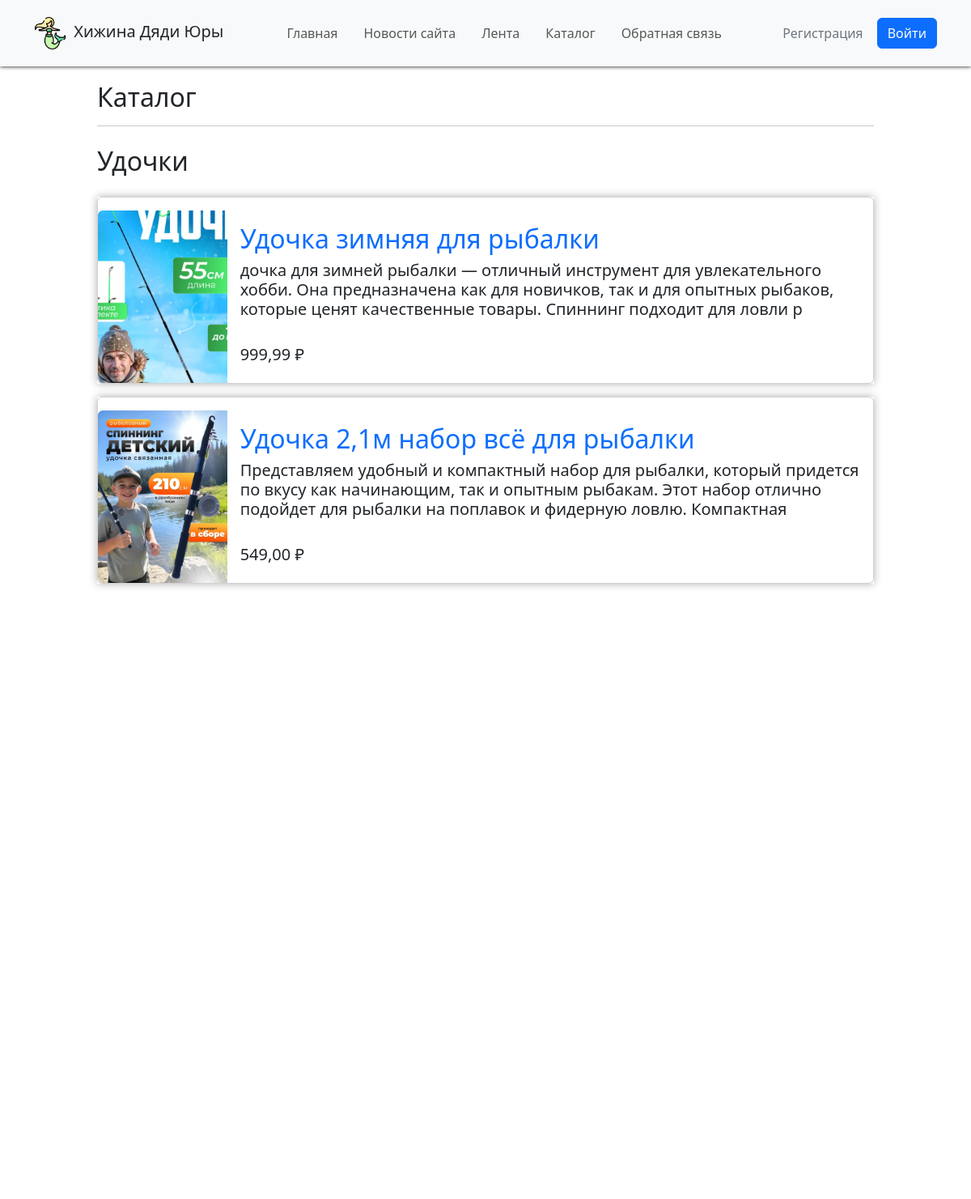
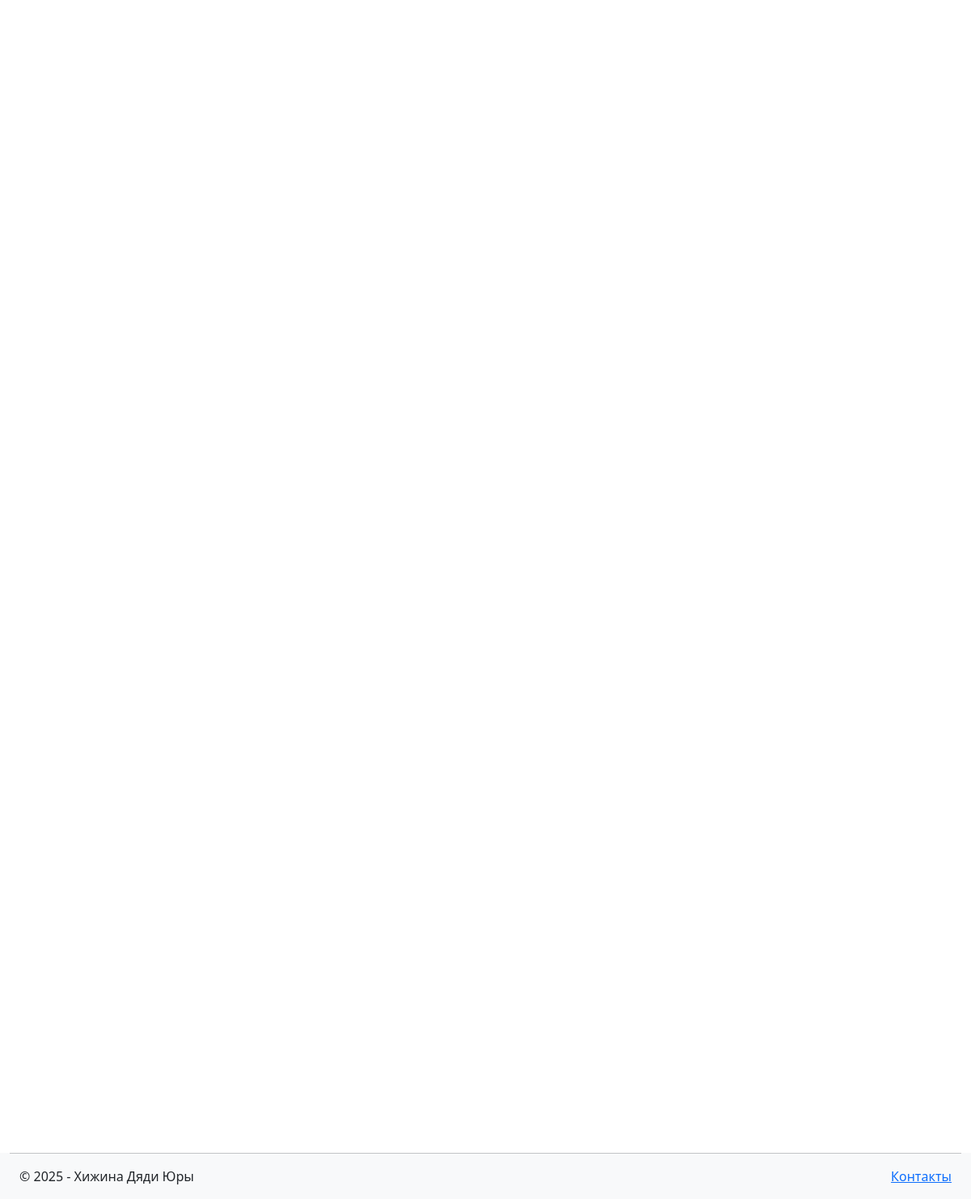
The app's page /shop/ with its own data (2 pictures, top to bottom).
### shop/models.py (models this page shows, shortened)
class categories(models.Model):
    name = models.CharField(max_length=100, verbose_name="Название категории")
    class Meta:
        verbose_name_plural = "категории"
        verbose_name = "категория"

class shopitems(models.Model):
    name = models.CharField(max_length=50, verbose_name="Название")
    image = models.FileField(default='temp.jpg', verbose_name="Путь к картинке")
    description = models.CharField(max_length=200, verbose_name="Описание")
    price = models.DecimalField(max_digits=5, decimal_places=2, verbose_name="Цена")
    category = models.ForeignKey(categories, on_delete=models.CASCADE, verbose_name="Категория")
    class Meta:
        verbose_name_plural = "товары"
        verbose_name = "товар"

### shop/views.py (the view)
# urls.py: path('shop/', include('shop.urls'))
def shop(request):
    assert isinstance(request, HttpRequest)  # Проверка типа запроса
    return render(
        request, 'shop/index.html',
        {
            'title':'Каталог',
            'categories':categories.objects.all(),  # Все категории товаров
            'staff':request.user.is_staff,  # Является ли пользователь сотрудником
            'year':datetime.now().year,  # Текущий год для подвала сайта
        }
    )

### shop/templates/shop/index.html (shortened to what this page needs)
{% extends "main/layout.html" %}
{% block content %}
<div class="py-3">
	<h2>
		{{ title }}
	</h2><hr />
	<div class="col s12 m7">
		{% if categories %}
		{% for category in categories %}
		<h2 class="my-4">{{ category.name }}</h3>
		{% for item in category.shopitems_set.all %}
		<div style="box-shadow: 0px 0px 10px #B0B0B0">
			<div class="card mb-3" style="max-height: 350px;">
				<div class="row g-0">
					<div class="col-2">
						<img src="{{ item.image.url }}" class="img-fluid rounded-start" alt="preview">
					</div>
					<div class="col-10">
						<div class="card-body">
							<a class="text-decoration-none" href="{% url 'shopitem_detail' item.id %}">
								<h2 class="card-title">{{ item.name }}</h2>
							</a>
							<h5 class="card-text">{{ item.description }}</h5><br>
							<h5 class="card-text">{{ item.price }} ₽</h5>
						</div>
					</div>
				</div>
			</div>
		</div>
		{% endfor %}
		{% endfor %}
		{% else %}
			<p>Здесь ничего нет...</p>
		{% endif %}
	</div>
{% endblock %}

### static/static_files/style.css (style rules this page uses)
body { overflow: hidden; }
html, body { height: 100%; width: 100%; margin: 0; padding: 0; }
.card { padding-top: 1em; }

### records on screen
categories: name "Удочки"
shopitems: image (picture), name "Удочка зимняя для рыбалки", description "дочка для зимней рыбалки — отличный инструмент для увлекательного хобби. Она предназначена как для новичков, так и для опытных рыбаков, которые ценят качественные товары. Спиннинг подходит для ловли р", price "999,99"
shopitems: image (picture), name "Удочка 2,1м набор всё для рыбалки", description "Представляем удобный и компактный набор для рыбалки, который придется по вкусу как начинающим, так и опытным рыбакам. Этот набор отлично подойдет для рыбалки на поплавок и фидерную ловлю. Компактная", price "549,00"

### other values on screen
{{ title }} "Каталог"
